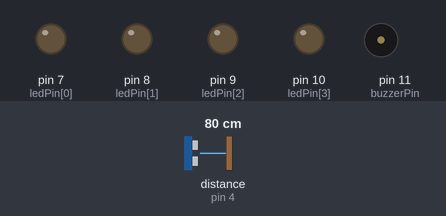
The sketch below on a simulated Arduino Uno, built with avr-gcc and run on an emulated ATmega328P. Shown: output pins drawn as LEDs (lit = HIGH), buzzer (waves = sounding, pin HIGH). Wiring (inferred from the names in the program): ultrasonic range finder: trigger pin 3; echo pin 4. The inputs (shaded band) are chosen by the test bench; at power-on: distance to the obstacle (sensor on pin 4) 80 cm. The echo pulse lasts 58.3 µs per cm; pins used as bus, display or sensor lines are not drawn.

Above: at 1.2 s.
1.3 s: distance to the obstacle (sensor on pin 4) set to 45 cm
2.8 s: distance to the obstacle (sensor on pin 4) set to 39 cm
At 3.3 s:
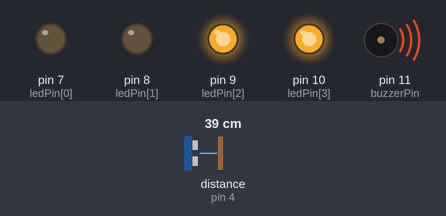
5.8 s: distance to the obstacle (sensor on pin 4) set to 24 cm
At 6.27 s:
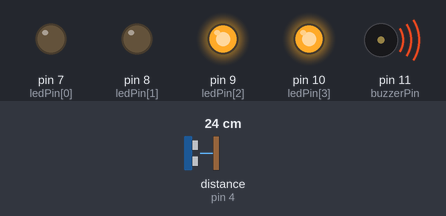
8.8 s: distance to the obstacle (sensor on pin 4) set to 20 cm
At 9.2 s:
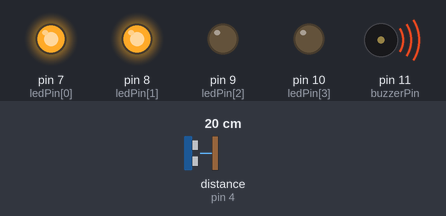
11.8 s: distance to the obstacle (sensor on pin 4) set to 35 cm
At 12.94 s:
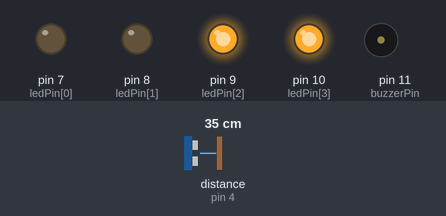
14.8 s: distance to the obstacle (sensor on pin 4) set to 2 cm
At 15.65 s:
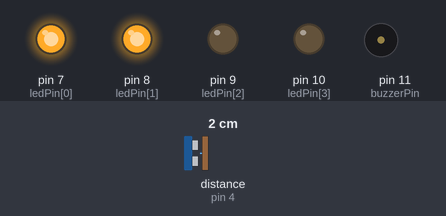
Timing chart, 0 to 18.8 s (numbered marks = the images above; inputs shaded):
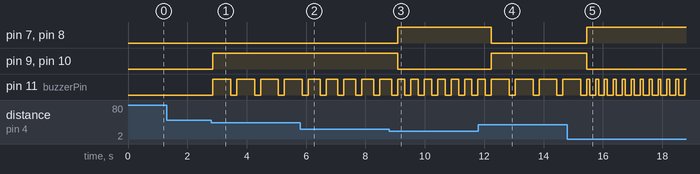

Measured:
- the behaviour switches between 42 and 41 cm on distance to the obstacle (sensor on pin 4) (found by bisection; images 0 and 1)
- the behaviour switches between 22 and 21 cm on distance to the obstacle (sensor on pin 4) (found by bisection; images 2 and 3)
- after the input at 1.3 s, every drawn part: stays the same
- after the input at 2.8 s, pin 9 (ledPin[2]), pin 10 (ledPin[3]): LOW → HIGH after 0.06 s; pin 11 (buzzerPin): alternates HIGH for 0.60 s and LOW for 0.20 s, starting after 0.06 s
- after the input at 5.8 s, pin 11 (buzzerPin): alternates HIGH for 0.40 s and LOW for 0.20 s, starting after 0.67 s
- after the input at 8.8 s, pin 7 (ledPin[0]), pin 8 (ledPin[1]): LOW → HIGH after 0.28 s; pin 9 (ledPin[2]), pin 10 (ledPin[3]): HIGH → LOW after 0.28 s
- after the input at 11.8 s, pin 7 (ledPin[0]), pin 8 (ledPin[1]): HIGH → LOW after 0.44 s; pin 9 (ledPin[2]), pin 10 (ledPin[3]): LOW → HIGH after 0.44 s; pin 11 (buzzerPin): alternates HIGH for 0.60 s and LOW for 0.20 s, starting after 1.0 s
- after the input at 14.8 s, pin 7 (ledPin[0]), pin 8 (ledPin[1]): LOW → HIGH after 0.65 s; pin 9 (ledPin[2]), pin 10 (ledPin[3]): HIGH → LOW after 0.65 s; pin 11 (buzzerPin): alternates HIGH for 0.10 s and LOW for 0.20 s, starting after 0.75 s

The sketch:

ardiuno.ino
```cpp
#include <Arduino.h>

int ledPin[] = {7, 8, 9, 10};
const int buzzerPin = 11;

const int trigPin = 3;
const int echoPin = 4;

long duration;
int distance;

void setup()
{
    for (int i = 0; i < 4; i++)
    {
        pinMode(ledPin[i], OUTPUT);
    }
    pinMode(buzzerPin, OUTPUT);
    pinMode(trigPin, OUTPUT);
    pinMode(echoPin, INPUT);
}

void loop()
{

    digitalWrite(trigPin, LOW);
    delayMicroseconds(2);
    digitalWrite(trigPin, HIGH);
    delayMicroseconds(10);
    digitalWrite(trigPin, LOW);

    duration = pulseIn(echoPin, HIGH);
    distance = duration * 0.034 / 2;

    if (distance <= 40 && distance > 30)
    {
        digitalWrite(ledPin[2], HIGH);
        digitalWrite(ledPin[3], HIGH);
        digitalWrite(ledPin[0], LOW);
        digitalWrite(ledPin[1], LOW);
        digitalWrite(buzzerPin, HIGH);
        delay(600);
        digitalWrite(buzzerPin, LOW);
    }
    else if (distance <= 30 && distance > 20)
    {
        digitalWrite(ledPin[2], HIGH);
        digitalWrite(ledPin[3], HIGH);
        digitalWrite(ledPin[0], LOW);
        digitalWrite(ledPin[1], LOW);
        digitalWrite(buzzerPin, HIGH);
        delay(400);
        digitalWrite(buzzerPin, LOW);
    }
    else if (distance <= 20 && distance > 10)
    {
        digitalWrite(ledPin[0], HIGH);
        digitalWrite(ledPin[1], HIGH);
        digitalWrite(ledPin[2], LOW);
        digitalWrite(ledPin[3], LOW);
        digitalWrite(buzzerPin, HIGH);
        delay(250);
        digitalWrite(buzzerPin, LOW);
    }
    else if (distance <= 10)
    {
        digitalWrite(ledPin[0], HIGH);
        digitalWrite(ledPin[1], HIGH);
        digitalWrite(ledPin[2], LOW);
        digitalWrite(ledPin[3], LOW);
        digitalWrite(buzzerPin, HIGH);
        delay(100);
        digitalWrite(buzzerPin, LOW);
    }
    delay(200);
}
```
